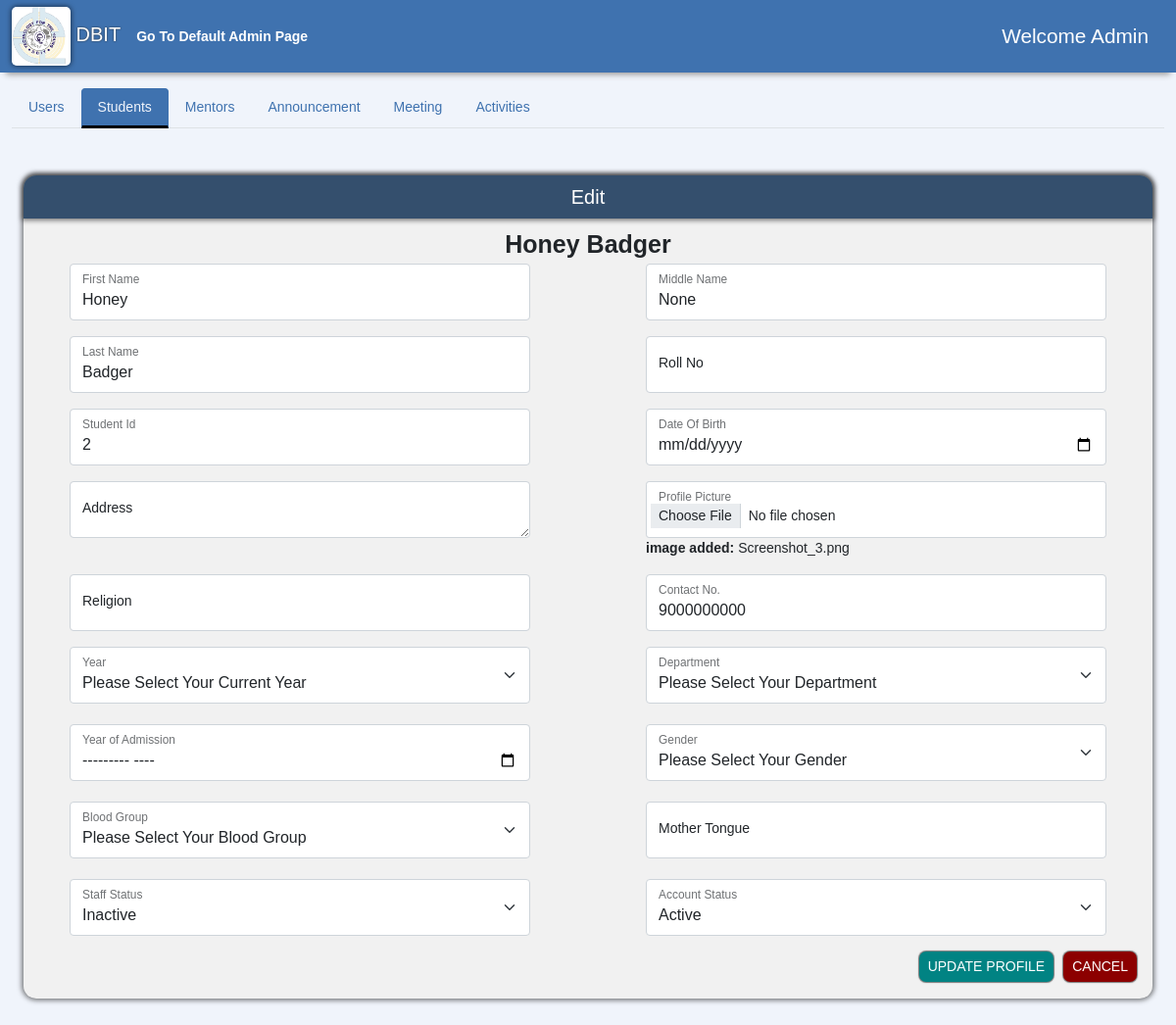
The page /AdminPage/update/2/ (signed in) on the database as committed earlier.
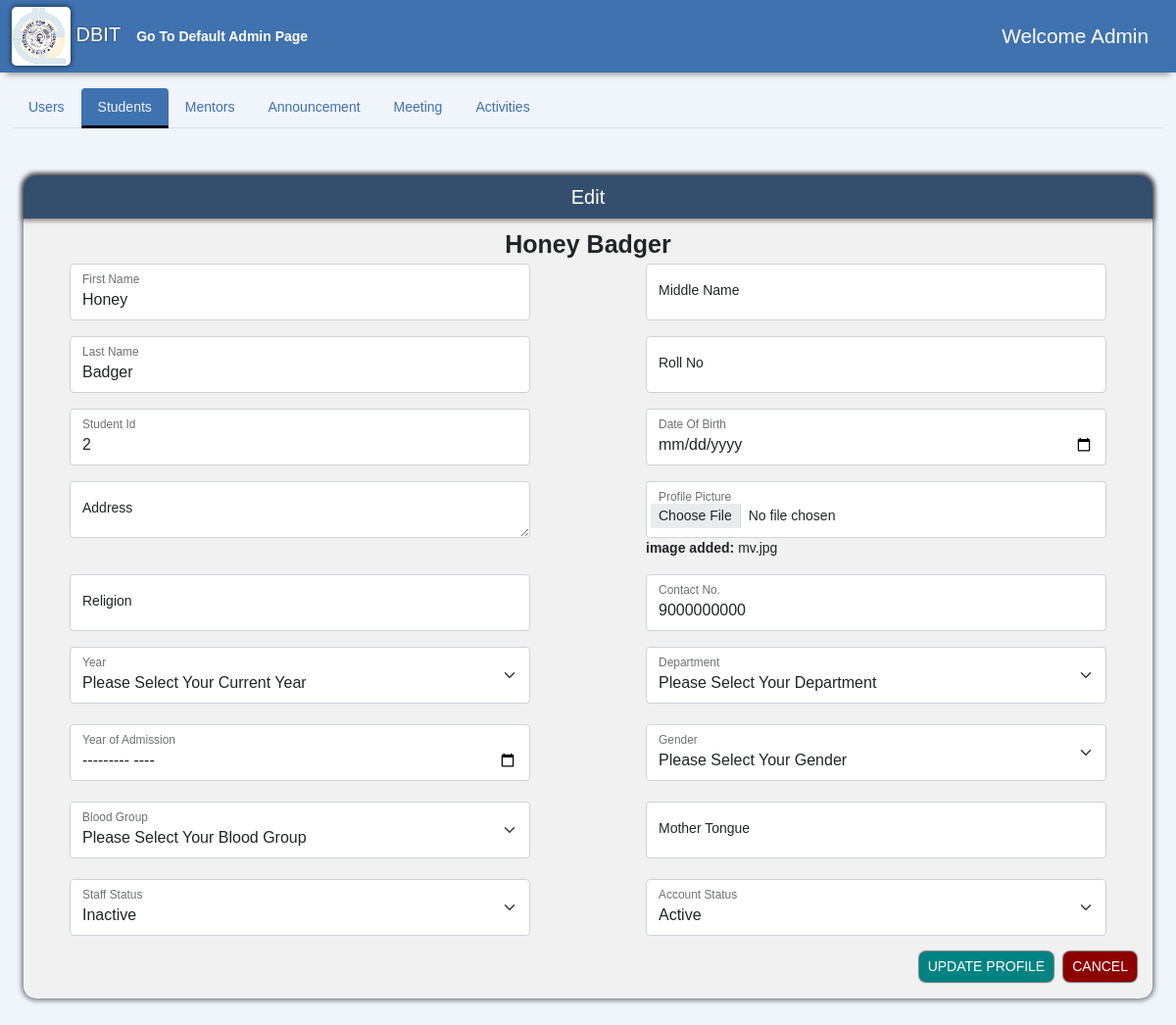
The same page on the database as committed later.
### accounts/models.py (models this page shows, shortened)
class User(AbstractUser):
    usr_id = models.CharField(max_length=50, unique=True)
    username = None
    email = models.EmailField(max_length=255, unique=True)
    created_on = models.DateTimeField(auto_now_add=True)
    is_active = models.BooleanField(default=True)
    is_staff = models.BooleanField(default=False)
    is_superuser = models.BooleanField(default=False)
    first_name = models.CharField(max_length=50, null=True)
    last_name = models.CharField(max_length=50, null=True)
    middle_name = models.CharField(max_length=50, null=True)
    phone = models.CharField(max_length=10, null=True, blank=True)
    profile_img = models.ImageField(
        default='logo.png', null=True, blank=True, upload_to='images/')
    USERNAME_FIELD = 'email'
    REQUIRED_FIELDS = ['usr_id', ]
    objects = CustomUserManager()

### AdminPage/views.py (the view, shortened to what this page needs)
# urls.py: path('update/<str:usr_id>/',views.updateuserprofile, name= 'update-user'),
@login_required(login_url='Login')
def updateuserprofile(request,usr_id):
    if request.user.is_superuser:
        user=User.objects.get(usr_id=usr_id)
        context={'user':user}
        if not user.is_staff:
            profile = StudentProfile.objects.get(user__usr_id=usr_id)
            details,created=StudentDetails.objects.get_or_create(student_id=profile.id)
            guardian,created=GuardianDetails.objects.get_or_create(student_id=profile.id)
            context.update({
                'student': profile,
                'details':details,
                'guardian':guardian,})
            context.update(studentcontext)
            return render(request, 'AdminPage/admin-student-edit.html', context)
        else:
            return HttpResponse(" You are Admin ")
    else:
        return HttpResponse("You are not authorized to view this page")

### Announcement/notification_processors.py (called while the page is built)
def announcements(request):
    allnotifications= Announcement.objects.all()
    return {'notifications':allnotifications}

def announcement_receiver(request):
    allreceivers= AnnouncementReceiver.objects.all()
    return {'receivers':allreceivers}

### AdminPage/templates/AdminPage/admin-student-edit.html (shortened to what the changed rows need)
{% extends "admin.html" %}
{% load static %}
{% block studentTabContent %}
<div class="tab-pane fade active show " id="nav-students" role="tabpanel" aria-labelledby="nav-students-tab">
  <div class="container-fluid mb-5">
    <div class="sidebar flex-shrink-0 dashboard-navigation">
      <p class="mt-2" style="font-size: 25px; display: flex; justify-content: center;">
        <strong>{{user.first_name}} {{user.last_name}} </strong>
      </p>
      <form method="POST" class="align-items-center justify-content-center" action="{% url 'update-user' user.usr_id %}" enctype="multipart/form-data">
        <div class="align-items-center justify-content-center">
          <div class="row">
            <div class="col-6" style="display: flex; justify-content: center;">
              <div class="form-group form-floating col-md-10">
                <input type="text" name='fName' class="form-control" id="inputFname" placeholder="First Name" value='{{user.first_name}}'>
                <label for="inputFname">First Name</label>
              </div>
            </div>
            <div class="col-6" style="display: flex; justify-content: center;">
              <div class="form-group form-floating col-md-10">
                <input type="text" name='mName' class="form-control" id="inputMname" placeholder="Middle Name" value={% if  user.middle_name != 'None' or ' ' %} '{{user.middle_name}}' {% else %} '{{guardian.father_name}}' {% endif %}>
                <label for="inputMname">Middle Name</label>
              </div>
            </div>
          </div>
          <div class="row pt-3">
            <div class="col-6" style="display: flex; justify-content: center;">
              <div class="form-group form-floating col-md-10">
                <input type="text" name='lName' class="form-control" id="inputLname" placeholder="Last Name" value='{{user.last_name}}'>
                <label for="inputLname">Last Name</label>
              </div>
            </div>
          </div>
          <div class="row pt-3">
            <div class="col-6" style="display: flex; justify-content: center;">
              <div class="form-group form-floating col-md-10">
                <input type="text" name='sId' id="inputStudentId" class="form-control" placeholder="Student Id" value='{{user.usr_id}}'>
                <label for="inputStudentId">Student Id</label>
              </div>
            </div>
          </div>
          <div class="row pt-3">
            <div class="col-6" style="display: flex; justify-content: center;">
              <div class="form-group form-floating col-md-10">
                <input class="form-control form-control-sm custom-file-input" name='profileImg' type="file" accept="image/png,image/gif, image/jpeg" id="imgsize" value='{{user.profile_img}}' onchange="validateSize(this)">
                <label for="formFile" class="form-label">Profile Picture</label>
                {% if user.profile_img != 'logo.png' %}
                <strong> image added:</strong>
                {{user.profile_img |make_list|slice:'7:'|join:''}}
                {% endif %}
              </div>
            </div>
          </div>
          <div class="row pt-3">
            <div class="col-6" style="display: flex; justify-content: center;">
              <div class="form-group form-floating col-md-10">
                <input type="tel" name="phone" class="form-control" id="inputContactNo" placeholder="Contact No." pattern="[0-9]{10}" value='{{user.phone}}'>
                <label for="inputContactNo">Contact No.</label>
              </div>
            </div>
          </div>
          <div class="row">
            <div class="col-6 full-width-sm" style="display: flex; justify-content: center;">
              <div class="form-group form-floating col-md-10">
                <select id="inputStaff" class="form-select" name="staff_status">
                    {% if not user.is_staff  %}
                    <option value="Inactive" selected>Inactive</option>
                    {% else %}
                    <option value="Inactive">Inactive</option>
                    {% endif %}
                </select>
                <label for="inputStaff">Staff Status</label>
              </div>
            </div>
            <div class="col-6" style="display: flex; justify-content: center;">
              <div class="form-group form-floating col-md-10">
                <select id="inputAccount" class="form-select" name="account_status">
                  {% if user.is_active  %}
                  <option value="Active" selected >Active</option>
                  {% else %}
                  <option value="Active" >Active</option>
                  {% endif %}
              </select>
                <label for="inputAccount">Account Status</label>
              </div>
            </div>
          </div>
        </div>
      </form>
    </div>
  </div>
</div>
{% endblock %}

Rows that differ between the two databases and show on the page:
changed User "Honey": mName "None" → (not shown); profile_img|make_list "Screenshot_3.png" → "mv.jpg"
